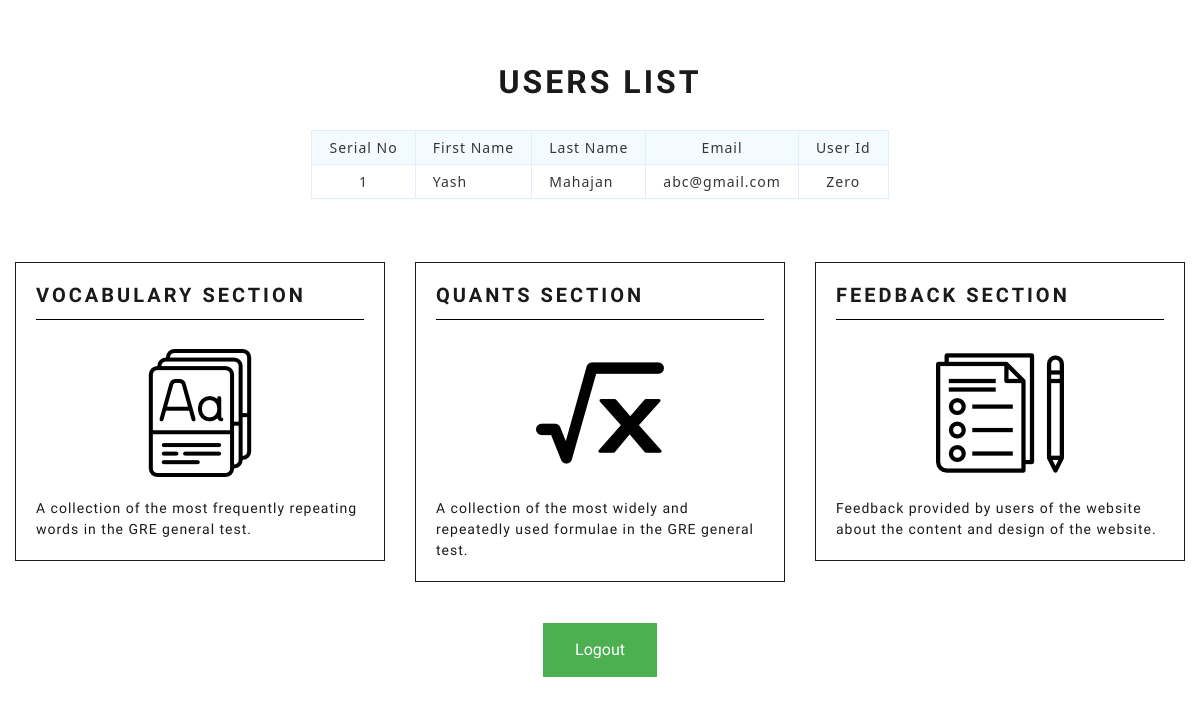
The page /php/adminop.php?login=successful on the database as committed earlier.
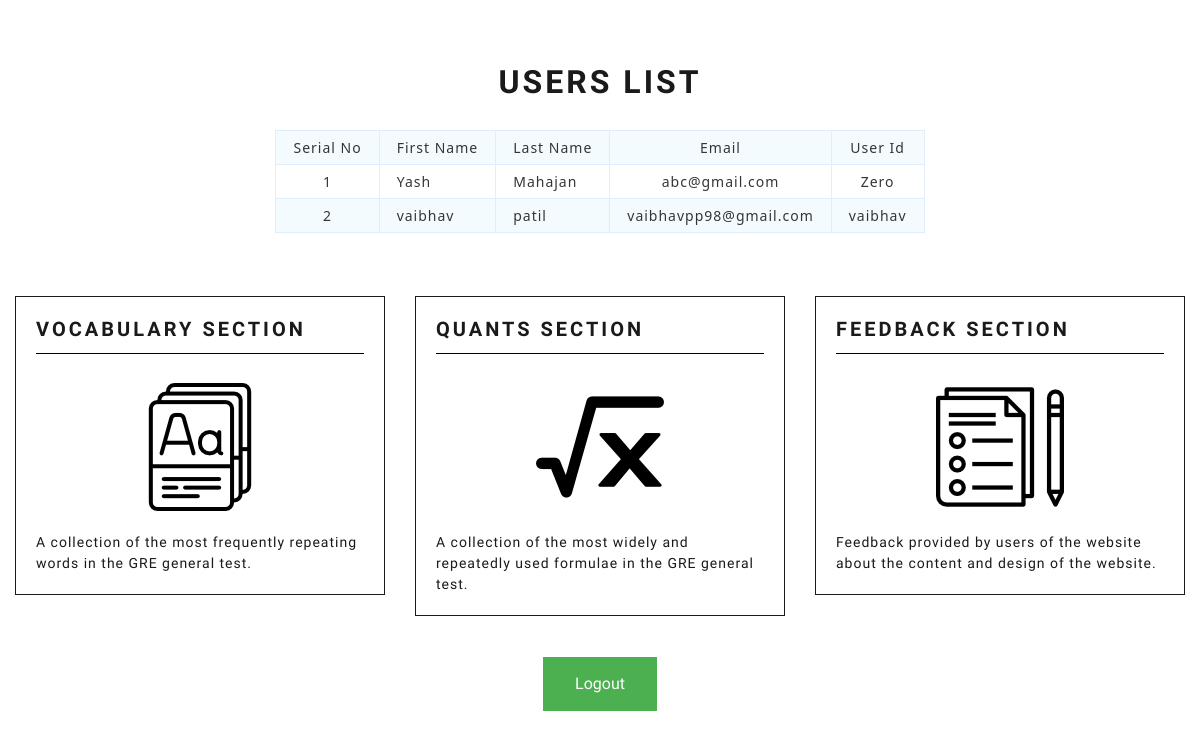
The same page on the database as committed later.
### tables this page shows
CREATE TABLE `users` (
  `user_id` int(11) NOT NULL,
  `user_first` varchar(256) NOT NULL,
  `user_last` varchar(256) NOT NULL,
  `user_email` varchar(256) NOT NULL,
  `user_uid` varchar(256) NOT NULL,
  `user_pwd` varchar(256) NOT NULL
);

### php/adminop.php (the view, shortened to what this page needs)
<?php
require('config.php');
?>
<html>
<head>
</head>
<br>
<br>
<br>
<center><h1>Users List</h1></center>
<br>
</html>
<?php
$user = "SELECT * FROM users";
$resuser=mysqli_query($con,$user);
if($resuser)
{
    echo "<table class=data-table>
        <tr><td>Serial No</td>
        <td>First Name</td>
        <td>Last Name</td>
        <td>Email</td>
        <td>User Id</td>
        </tr>";
    while($row=mysqli_fetch_array($resuser))
    {
        echo "<tr>
        <td>".$row['user_id']."</td>
        <td>".$row['user_first']."</td>
        <td>".$row['user_last']."</td>
        <td>".$row['user_email']."</td>
        <td>".$row['user_uid']."</td>
        </tr>";
    }
    echo"</table>" ;
}
?>
<html>
<head>
<link rel="stylesheet" href="../css/bootstrap.min.css">
</head>
<body>
<br><br><br>
<div class="container-fluid">
  <div class="row">
    <div class="col-sm-12 col-md-4">
      <div class="card border-primary mb-3">
        <div class="card-body text-primary">
          <h4 class="card-title">Vocabulary Section</h4>
          <div class="divider"></div><br>
		  <a href="admin_vocab.php">
          <img src="../images/vocabulary.png" alt="VocabularyIcon" class="img-fluid mx-auto d-block"></a><br>
          <p class="card-text">A collection of the most frequently repeating words in the GRE general test.</p>
        </div>
      </div>
    </div>
    <div class="col-sm-12 col-md-4">
      <div class="card border-primary mb-3">
        <div class="card-body text-primary">
          <h4 class="card-title">Quants Section</h4>
          <div class="divider"></div><br>
          <img src="../images/formula.png" alt="VocabularyIcon" class="img-fluid mx-auto d-block"><br>
          <p class="card-text">A collection of the most widely and repeatedly used formulae in the GRE general test.</p>
        </div>
      </div>
    </div>
    <div class="col-sm-12 col-md-4">
      <div class="card border-primary mb-3">
        <div class="card-body text-primary">
          <h4 class="card-title">Feedback Section</h4>
		  <div class="divider"></div><br>
		  <a href="admin_feedback.php">
          <img src="../images/test.png" alt="VocabularyIcon" class="img-fluid mx-auto d-block"></a><br>
          <p class="card-text">Feedback provided by users of the website about the content and design of the website.</p>
        </div>
      </div>
    </div>
</div>
</div>
<br>
<center>
<a href="logout.php">
<button class="button button2">Logout</button>
</a>
</center>
  </body>
</html>

### php/adminop.php (style rules this page uses)
body { font-size: 15px; color: #343d44; font-family: "segoe-ui", "open-sans", tahoma, arial; padding: 0; margin: 0; }
table { margin: auto; font-family: "Lucida Sans Unicode", "Lucida Grande", "Segoe Ui"; font-size: 12px; }
h1 { margin: 25px auto 0; text-align: center; text-transform: uppercase; font-size: 17px; }
table td { transition: all .5s; }
.data-table { border-collapse: collapse; font-size: 14px; min-width: 537px; }
.data-table th, .data-table td { border: 1px solid #e1edff; padding: 7px 17px; }
.data-table tbody td { color: #353535; }
.data-table tbody td:first-child, .data-table tbody td:nth-child(4), .data-table tbody td:last-child { text-align: center; }
.data-table tbody tr:nth-child(odd) td { background-color: #f4fbff; }
.button { background-color: #4CAF50; border: none; color: white; padding: 15px 32px; text-align: center; text-decoration: none; display: inline-block; font-size: 16px; margin: 4px 2px; cursor: pointer; -webkit-transition-duration: 0.4s; transition-duration: 0.4s; }

Rows that differ between the two databases and show on the page:
added users: user_id "2", user_first "vaibhav", user_last "patil", user_email "vaibhavpp98@gmail.com", user_uid "vaibhav"
